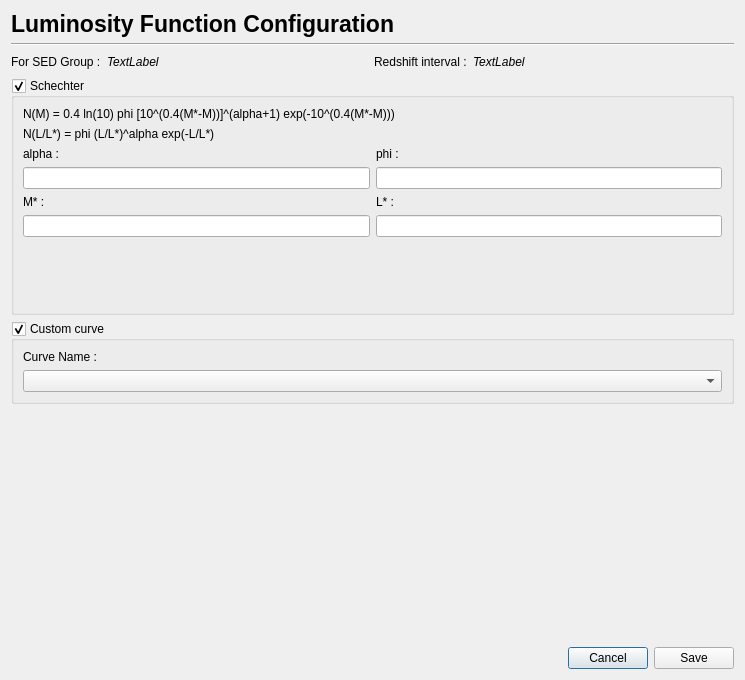
<?xml version="1.0" encoding="UTF-8"?>
<ui version="4.0">
 <class>Euclid::PhzQtUI::DialogLuminosityFunction</class>
 <widget class="QDialog" name="Euclid::PhzQtUI::DialogLuminosityFunction">
  <property name="geometry">
   <rect>
    <x>0</x>
    <y>0</y>
    <width>745</width>
    <height>680</height>
   </rect>
  </property>
  <property name="windowTitle">
   <string>Luminosity Function</string>
  </property>
  <layout class="QVBoxLayout" name="verticalLayout_5">
   <item>
    <layout class="QHBoxLayout" name="horizontalLayout_2">
     <item>
      <widget class="QLabel" name="lbl_title">
       <property name="font">
        <font>
         <pointsize>17</pointsize>
         <weight>75</weight>
         <bold>true</bold>
        </font>
       </property>
       <property name="text">
        <string>Luminosity Function Configuration</string>
       </property>
      </widget>
     </item>
     <item>
      <spacer name="horizontalSpacer_4">
       <property name="orientation">
        <enum>Qt::Horizontal</enum>
       </property>
       <property name="sizeHint" stdset="0">
        <size>
         <width>40</width>
         <height>20</height>
        </size>
       </property>
      </spacer>
     </item>
    </layout>
   </item>
   <item>
    <widget class="Line" name="line">
     <property name="orientation">
      <enum>Qt::Horizontal</enum>
     </property>
    </widget>
   </item>
   <item>
    <layout class="QHBoxLayout" name="horizontalLayout_4">
     <item>
      <widget class="QLabel" name="label_4">
       <property name="text">
        <string>For SED Group :</string>
       </property>
      </widget>
     </item>
     <item>
      <widget class="QLabel" name="lbl_groupName">
       <property name="font">
        <font>
         <italic>true</italic>
        </font>
       </property>
       <property name="text">
        <string>TextLabel</string>
       </property>
      </widget>
     </item>
     <item>
      <spacer name="horizontalSpacer">
       <property name="orientation">
        <enum>Qt::Horizontal</enum>
       </property>
       <property name="sizeHint" stdset="0">
        <size>
         <width>40</width>
         <height>20</height>
        </size>
       </property>
      </spacer>
     </item>
     <item>
      <widget class="QLabel" name="label_6">
       <property name="text">
        <string>Redshift interval :</string>
       </property>
      </widget>
     </item>
     <item>
      <widget class="QLabel" name="lbl_redshift">
       <property name="font">
        <font>
         <italic>true</italic>
        </font>
       </property>
       <property name="text">
        <string>TextLabel</string>
       </property>
      </widget>
     </item>
     <item>
      <spacer name="horizontalSpacer_3">
       <property name="orientation">
        <enum>Qt::Horizontal</enum>
       </property>
       <property name="sizeHint" stdset="0">
        <size>
         <width>40</width>
         <height>20</height>
        </size>
       </property>
      </spacer>
     </item>
    </layout>
   </item>
   <item>
    <widget class="QGroupBox" name="gb_schechter">
     <property name="title">
      <string>Schechter</string>
     </property>
     <property name="checkable">
      <bool>true</bool>
     </property>
     <layout class="QVBoxLayout" name="verticalLayout_4">
      <item>
       <widget class="QLabel" name="lbl_equation_M">
        <property name="text">
         <string>N(M) = 0.4 ln(10) phi [10^(0.4(M*-M))]^(alpha+1) exp(-10^(0.4(M*-M)))</string>
        </property>
       </widget>
      </item>
      <item>
       <widget class="QLabel" name="lbl_equation_L">
        <property name="text">
         <string>N(L/L*) = phi (L/L*)^alpha exp(-L/L*)</string>
        </property>
       </widget>
      </item>
      <item>
       <layout class="QHBoxLayout" name="horizontalLayout">
        <item>
         <layout class="QVBoxLayout" name="verticalLayout_2">
          <item>
           <widget class="QLabel" name="label_2">
            <property name="text">
             <string>alpha :</string>
            </property>
           </widget>
          </item>
          <item>
           <widget class="QLineEdit" name="txt_alpha"/>
          </item>
          <item>
           <widget class="QLabel" name="lbl_M">
            <property name="text">
             <string>M* :</string>
            </property>
           </widget>
          </item>
          <item>
           <widget class="QLineEdit" name="txt_M"/>
          </item>
          <item>
           <spacer name="verticalSpacer_2">
            <property name="orientation">
             <enum>Qt::Vertical</enum>
            </property>
            <property name="sizeHint" stdset="0">
             <size>
              <width>20</width>
              <height>40</height>
             </size>
            </property>
           </spacer>
          </item>
         </layout>
        </item>
        <item>
         <layout class="QVBoxLayout" name="verticalLayout">
          <item>
           <widget class="QLabel" name="label_3">
            <property name="text">
             <string>phi :</string>
            </property>
           </widget>
          </item>
          <item>
           <widget class="QLineEdit" name="txt_phi"/>
          </item>
          <item>
           <widget class="QLabel" name="lbl_L">
            <property name="text">
             <string>L* :</string>
            </property>
           </widget>
          </item>
          <item>
           <widget class="QLineEdit" name="txt_L"/>
          </item>
          <item>
           <spacer name="verticalSpacer_3">
            <property name="orientation">
             <enum>Qt::Vertical</enum>
            </property>
            <property name="sizeHint" stdset="0">
             <size>
              <width>20</width>
              <height>40</height>
             </size>
            </property>
           </spacer>
          </item>
         </layout>
        </item>
       </layout>
      </item>
     </layout>
    </widget>
   </item>
   <item>
    <widget class="QGroupBox" name="gb_custom">
     <property name="title">
      <string>Custom curve</string>
     </property>
     <property name="checkable">
      <bool>true</bool>
     </property>
     <property name="checked">
      <bool>true</bool>
     </property>
     <layout class="QVBoxLayout" name="verticalLayout_3">
      <item>
       <widget class="QLabel" name="label">
        <property name="text">
         <string>Curve Name :</string>
        </property>
       </widget>
      </item>
      <item>
       <widget class="QComboBox" name="cb_curves"/>
      </item>
     </layout>
    </widget>
   </item>
   <item>
    <spacer name="verticalSpacer">
     <property name="orientation">
      <enum>Qt::Vertical</enum>
     </property>
     <property name="sizeHint" stdset="0">
      <size>
       <width>20</width>
       <height>40</height>
      </size>
     </property>
    </spacer>
   </item>
   <item>
    <layout class="QHBoxLayout" name="horizontalLayout_3">
     <item>
      <spacer name="horizontalSpacer_2">
       <property name="orientation">
        <enum>Qt::Horizontal</enum>
       </property>
       <property name="sizeHint" stdset="0">
        <size>
         <width>40</width>
         <height>20</height>
        </size>
       </property>
      </spacer>
     </item>
     <item>
      <widget class="QPushButton" name="btn_cancel">
       <property name="text">
        <string>Cancel</string>
       </property>
      </widget>
     </item>
     <item>
      <widget class="QPushButton" name="btn_save">
       <property name="text">
        <string>Save</string>
       </property>
      </widget>
     </item>
    </layout>
   </item>
  </layout>
 </widget>
 <resources/>
 <connections/>
</ui>
